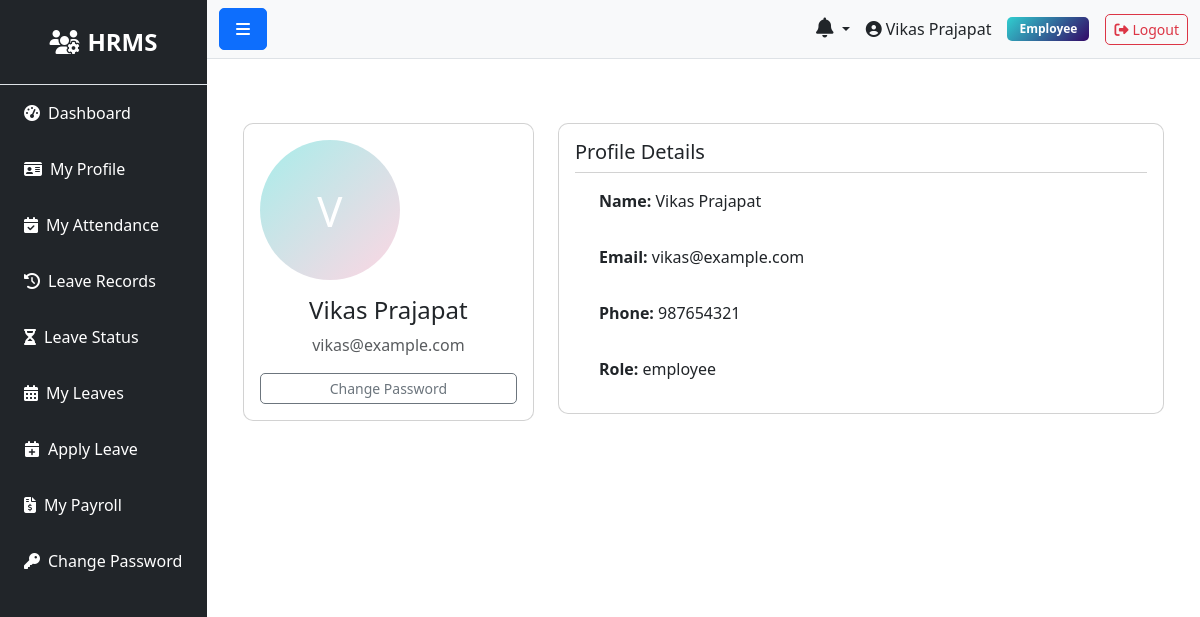
The page /employee/profile (signed in) on the database as committed earlier.
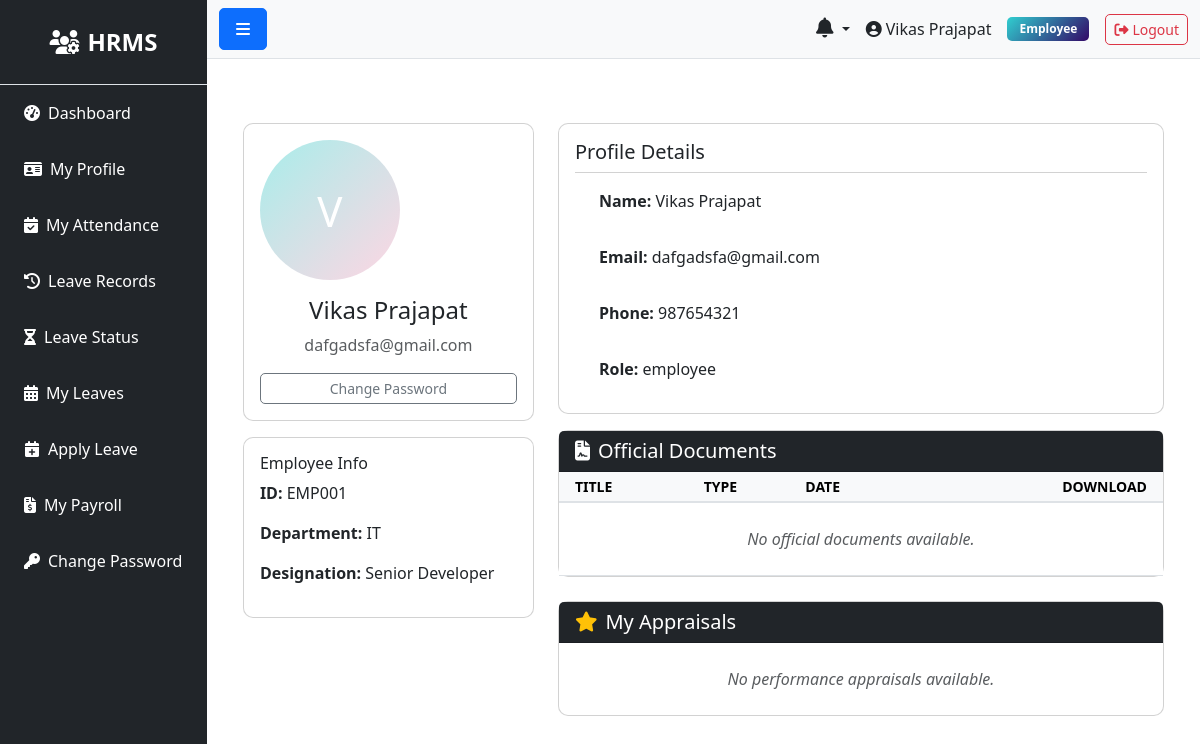
The same page on the database as committed later.
### models.py (models this page shows, shortened)
class User(UserMixin, db.Model):
    __tablename__ = 'users'
    id = db.Column(db.Integer, primary_key=True)
    role_id = db.Column(db.Integer, db.ForeignKey('roles.id'), nullable=False)
    name = db.Column(db.String(100), nullable=False)
    email = db.Column(db.String(100), unique=True, nullable=False)
    phone = db.Column(db.String(20))
    status = db.Column(db.String(20), default='active')
    password = db.Column(db.String(255), nullable=False)
    remember_token = db.Column(db.String(100))
    email_verified_at = db.Column(db.DateTime)
    created_at = db.Column(db.DateTime, default=datetime.utcnow)
    updated_at = db.Column(db.DateTime, default=datetime.utcnow, onupdate=datetime.utcnow)

class Employee(db.Model):
    __tablename__ = 'employees'
    id = db.Column(db.Integer, primary_key=True)
    department_id = db.Column(db.Integer, db.ForeignKey('departments.id'))
    designation_id = db.Column(db.Integer, db.ForeignKey('designations.id'))
    schedule_id = db.Column(db.Integer, db.ForeignKey('schedules.id'))
    firstname = db.Column(db.String(100), nullable=False)
    lastname = db.Column(db.String(100), nullable=False)
    unique_id = db.Column(db.String(50), unique=True)
    email = db.Column(db.String(100), unique=True)
    phone = db.Column(db.String(20))
    address = db.Column(db.Text)
    dob = db.Column(db.Date)
    gender = db.Column(db.String(10))
    religion = db.Column(db.String(50))
    marital = db.Column(db.String(20))
    image = db.Column(db.String(255))  # Store image filename
    aadhar_file = db.Column(db.String(255))
    resume_file = db.Column(db.String(255))
    status = db.Column(db.String(20), default='active')
    created_at = db.Column(db.DateTime, default=datetime.utcnow)
    updated_at = db.Column(db.DateTime, default=datetime.utcnow, onupdate=datetime.utcnow)
    attendances = db.relationship('Attendance', backref='employee', lazy=True, cascade='all, delete-orphan')
    checks = db.relationship('Check', backref='employee', lazy=True, cascade='all, delete-orphan')
    salary = db.relationship('Salary', backref='employee', uselist=False, cascade='all, delete-orphan')
    leaves = db.relationship('Leave', backref='employee', lazy=True, cascade='all, delete-orphan')
    late_times = db.relationship('LateTime', backref='employee', lazy=True, cascade='all, delete-orphan')
    over_times = db.relationship('OverTime', backref='employee', lazy=True, cascade='all, delete-orphan')
    payrolls = db.relationship('Payroll', backref='employee', lazy=True, cascade='all, delete-orphan')
    documents = db.relationship('Document', backref='employee', lazy=True, cascade='all, delete-orphan')
    reviews = db.relationship('PerformanceReview', backref='employee', lazy=True, cascade='all, delete-orphan', foreign_keys='PerformanceReview.employee_id')

class Department(db.Model):
    __tablename__ = 'departments'
    id = db.Column(db.Integer, primary_key=True)
    name = db.Column(db.String(100), nullable=False)
    description = db.Column(db.Text)
    created_at = db.Column(db.DateTime, default=datetime.utcnow)
    updated_at = db.Column(db.DateTime, default=datetime.utcnow, onupdate=datetime.utcnow)
    employees = db.relationship('Employee', backref='department', lazy=True)

class Designation(db.Model):
    __tablename__ = 'designations'
    id = db.Column(db.Integer, primary_key=True)
    name = db.Column(db.String(100), nullable=False)
    description = db.Column(db.Text)
    created_at = db.Column(db.DateTime, default=datetime.utcnow)
    updated_at = db.Column(db.DateTime, default=datetime.utcnow, onupdate=datetime.utcnow)
    employees = db.relationship('Employee', backref='designation', lazy=True)

### routes/employee.py (the view)
@bp.route('/profile', methods=['GET'])
@login_required
def profile():
    if current_user.role.name != 'employee':
        flash('Only employees can view this page.', 'danger')
        return redirect(url_for('auth.login'))
    employee = _get_logged_in_employee()
    return render_template('employee/profile.html', employee=employee)

### templates/employee/profile.html
{% extends 'base.html' %}
{% block content %}
<div class="container mt-4">
  <div class="row">
    <div class="col-md-4">
      <div class="card p-3 text-center">
        {% if employee and employee.image %}
          <img src="{{ url_for('static', filename='uploads/employees/' ~ employee.image) }}" class="rounded-circle" width="140" height="140" alt="{{ employee.firstname }}">
        {% else %}
          <div class="rounded-circle bg-secondary text-white d-flex align-items-center justify-content-center" style="width:140px;height:140px;font-size:42px">{{ (employee.firstname[0] if employee else current_user.name[0])|upper }}</div>
        {% endif %}
        <h4 class="mt-3">{{ current_user.name }}</h4>
        <p class="text-muted">{{ current_user.email }}</p>
        <a href="{{ url_for('employee.change_password') }}" class="btn btn-outline-secondary btn-sm">Change Password</a>
      </div>
      {% if employee %}
      <div class="card mt-3 p-3">
        <h6>Employee Info</h6>
        <p><strong>ID:</strong> {{ employee.unique_id or ('EMP-' ~ employee.id) }}</p>
        <p><strong>Department:</strong> {{ employee.department.name if employee.department else '-' }}</p>
        <p><strong>Designation:</strong> {{ employee.designation.name if employee.designation else '-' }}</p>
      </div>
      {% endif %}
    </div>
    <div class="col-md-8">
      <div class="card p-3">
        <h5>Profile Details</h5>
        <ul class="list-group list-group-flush">
          <li class="list-group-item"><strong>Name:</strong> {{ current_user.name }}</li>
          <li class="list-group-item"><strong>Email:</strong> {{ current_user.email }}</li>
          <li class="list-group-item"><strong>Phone:</strong> {{ current_user.phone or '-' }}</li>
          <li class="list-group-item"><strong>Role:</strong> {{ current_user.role.name if current_user.role else '-' }}</li>
        </ul>
      </div>
      {% if employee %}
      <div class="card mt-3">
        <div class="card-header bg-dark text-white">
          <h5 class="mb-0"><i class="fas fa-file-contract me-2"></i>Official Documents</h5>
        </div>
        <div class="card-body p-0">
          <div class="table-responsive">
            <table class="table table-hover table-sm align-middle mb-0">
              <thead class="table-light">
                <tr>
                  <th class="ps-3">Title</th>
                  <th>Type</th>
                  <th>Date</th>
                  <th class="text-end pe-3">Download</th>
                </tr>
              </thead>
              <tbody>
                {% for doc in employee.documents|sort(attribute='uploaded_at', reverse=True) %}
                <tr>
                  <td class="ps-3 fw-bold">{{ doc.title }}</td>
                  <td>
                    {% if doc.doc_type == 'offer_letter' %}
                    <span class="badge bg-primary">Offer Letter</span>
                    {% elif doc.doc_type == 'contract' %}
                    <span class="badge bg-success">Contract</span>
                    {% elif doc.doc_type == 'salary_slip' %}
                    <span class="badge bg-info text-dark">Salary Slip</span>
                    {% else %}
                    <span class="badge bg-secondary">{{ doc.doc_type|title }}</span>
                    {% endif %}
                  </td>
                  <td><small class="text-muted">{{ doc.uploaded_at.strftime('%b %d, %Y') }}</small></td>
                  <td class="text-end pe-3">
                    <a href="{{ url_for('document.download', doc_id=doc.id) }}" class="btn btn-sm btn-outline-primary" title="Download">
                      <i class="fas fa-download"></i>
                    </a>
                  </td>
                </tr>
                {% else %}
                <tr>
                  <td colspan="4" class="text-center py-4 text-muted fst-italic">No official documents available.</td>
                </tr>
                {% endfor %}
              </tbody>
            </table>
          </div>
        </div>
      </div>
      <div class="card mt-4">
        <div class="card-header bg-dark text-white">
          <h5 class="mb-0"><i class="fas fa-star text-warning me-2"></i>My Appraisals</h5>
        </div>
        <div class="card-body p-0">
          <div class="accordion accordion-flush" id="reviewsAccordion">
            {% set published_reviews = employee.reviews|selectattr('status', 'equalto', 'published')|list %}
            {% for review in published_reviews|sort(attribute='created_at', reverse=True) %}
            <div class="accordion-item">
              <h2 class="accordion-header" id="heading{{ review.id }}">
                <button class="accordion-button collapsed" type="button" data-bs-toggle="collapse" data-bs-target="#collapse{{ review.id }}" aria-expanded="false" aria-controls="collapse{{ review.id }}">
                  <div class="w-100 d-flex justify-content-between align-items-center me-3">
                    <span class="fw-bold">{{ review.review_period }}</span>
                    <span>
                      {% for i in range(review.rating) %}<i class="fas fa-star text-warning"></i>{% endfor %}
                      {% for i in range(5 - review.rating) %}<i class="far fa-star text-muted"></i>{% endfor %}
                    </span>
                  </div>
                </button>
              </h2>
              <div id="collapse{{ review.id }}" class="accordion-collapse collapse" aria-labelledby="heading{{ review.id }}" data-bs-parent="#reviewsAccordion">
                <div class="accordion-body bg-light">
                  <h6><strong>General Feedback</strong></h6>
                  <p class="text-muted">{{ review.feedback }}</p>
                  <div class="row mt-3">
                    <div class="col-md-6">
                      <h6 class="text-success"><i class="fas fa-check-circle me-1"></i> Goals Achieved</h6>
                      <div class="p-2 bg-white border rounded">
                        {{ review.goals_achieved or 'Not specified.' }}
                      </div>
                    </div>
                    <div class="col-md-6">
                      <h6 class="text-danger"><i class="fas fa-arrow-trend-up me-1"></i> Areas for Improvement</h6>
                      <div class="p-2 bg-white border rounded">
                        {{ review.areas_for_improvement or 'Not specified.' }}
                      </div>
                    </div>
                  </div>
                </div>
              </div>
            </div>
            {% else %}
            <div class="p-4 text-center text-muted fst-italic">No performance appraisals available.</div>
            {% endfor %}
          </div>
        </div>
      </div>
      {% endif %}
    </div>
  </div>
</div>
{% endblock %}

### templates/base.html (shortened to what the changed rows need)
<!DOCTYPE html>
<html lang="en">
<head>
    <link href="https://cdn.jsdelivr.net/npm/bootstrap@5.3.0/dist/css/bootstrap.min.css" rel="stylesheet">
    <link rel="stylesheet" href="https://cdnjs.cloudflare.com/ajax/libs/font-awesome/6.4.0/css/all.min.css">
    <link rel="stylesheet" href="{{ url_for('static', filename='css/style.css') }}">
</head>
<body>
    {% if current_user.is_authenticated %}
    {% set role_name = (current_user.role.name if current_user.role and current_user.role.name else 'employee') %}
    {% set dashboard_map = {
        'superadmin': 'admin.superadmin_dashboard',
        'admin': 'admin.admin_dashboard',
        'hr': 'admin.hr_dashboard',
        'payroll': 'admin.payroll_dashboard',
        'moderator': 'admin.moderator_dashboard',
        'employee': 'user.dashboard'
    } %}
    {% set dashboard_endpoint = dashboard_map.get(role_name, 'user.dashboard') %}
    <div class="d-flex" id="wrapper">
        <div class="bg-dark text-white" id="sidebar-wrapper">
            <div class="sidebar-heading text-center py-4 fs-4 fw-bold border-bottom">
                <i class="fas fa-users-cog me-2"></i>HRMS
            </div>
            <div class="list-group list-group-flush">
                <a href="{{ url_for(dashboard_endpoint) }}" class="list-group-item list-group-item-action bg-dark text-white">
                    <i class="fas fa-tachometer-alt me-2"></i>Dashboard
                </a>
                {% if role_name == 'employee' %}
                <a href="{{ url_for('employee.profile') }}" class="list-group-item list-group-item-action bg-dark text-white">
                    <i class="fas fa-id-card me-2"></i>My Profile
                </a>
                <a href="{{ url_for('employee.my_attendance') }}" class="list-group-item list-group-item-action bg-dark text-white">
                    <i class="fas fa-calendar-check me-2"></i>My Attendance
                </a>
                <a href="{{ url_for('employee.leave_records') }}" class="list-group-item list-group-item-action bg-dark text-white">
                    <i class="fas fa-history me-2"></i>Leave Records
                </a>
                <a href="{{ url_for('employee.leave_status') }}" class="list-group-item list-group-item-action bg-dark text-white">
                    <i class="fas fa-hourglass-half me-2"></i>Leave Status
                </a>
                <a href="{{ url_for('employee.my_leaves') }}" class="list-group-item list-group-item-action bg-dark text-white">
                    <i class="fas fa-calendar-alt me-2"></i>My Leaves
                </a>
                <a href="{{ url_for('employee.apply_leave') }}" class="list-group-item list-group-item-action bg-dark text-white">
                    <i class="fas fa-calendar-plus me-2"></i>Apply Leave
                </a>
                <a href="{{ url_for('employee.my_payroll') }}" class="list-group-item list-group-item-action bg-dark text-white">
                    <i class="fas fa-file-invoice-dollar me-2"></i>My Payroll
                </a>
                <a href="{{ url_for('employee.change_password') }}" class="list-group-item list-group-item-action bg-dark text-white">
                    <i class="fas fa-key me-2"></i>Change Password
                </a>
                {% endif %}
            </div>
        </div>
        <div id="page-content-wrapper" class="w-100">
            <nav class="navbar navbar-expand-lg navbar-light bg-light border-bottom">
                <div class="container-fluid">
                    <button class="btn btn-primary" id="menu-toggle">
                        <i class="fas fa-bars"></i>
                    </button>
                    <div class="ms-auto d-flex align-items-center">
                        <div class="dropdown me-3">
                            <a class="nav-link dropdown-toggle position-relative text-dark" href="#" id="notificationsDropdown" role="button" data-bs-toggle="dropdown" aria-expanded="false">
                                <i class="fas fa-bell fs-5"></i>
                            </a>
                        </div>
                        <span class="me-3">
                            <i class="fas fa-user-circle me-1"></i>{{ current_user.name }}
                        </span>
                        <span class="badge bg-info me-3">{{ role_name|title }}</span>
                        <a href="{{ url_for('auth.logout') }}" class="btn btn-outline-danger btn-sm">
                            <i class="fas fa-sign-out-alt me-1"></i>Logout
                        </a>
                    </div>
                </div>
            </nav>
            <div class="container-fluid p-4">
                {% block content %}{% endblock %}
            </div>
        </div>
    </div>
    {% endif %}
</body>
</html>

Rows that differ between the two databases and show on the page:
changed User "Vikas Prajapat": email "vikas@example.com" → "dafgadsfa@gmail.com"
now on this page (row unchanged): Employee: firstname "V", unique "EMP001"
now on this page (row unchanged): Department: department "IT"
now on this page (row unchanged): Designation: designation "Senior Developer"
Other text that changed with them:
text now shown: "Employee Info ID: Department: Designation: Official Documents TITLE TYPE DATE DOWNLOAD No official documents available. My Appraisals No performance appraisals available."
